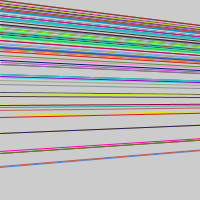
Frame 1 (no input)
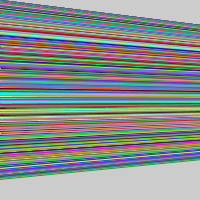
Frame 60 (the mouse pressed at the canvas centre just before this capture)
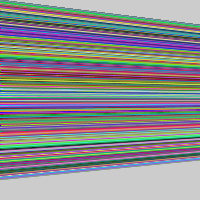
Frame 120 (the mouse held since frame 60 and released just before this capture)

The Processing sketch that drew these frames (run headless with seeded random() and noise(); from frame 60 on, the mouse is pressed at the canvas centre):

// Processing sketch: processing_13750
// ── processing_13750.pde

void setup(){
  size(200,200);
colorMode(RGB);
}
 
void draw(){
   
  for(int x=0; x<200; x=x+20)
  for(int y=0; y<200; y=y+20)
  {
  stroke(random(250),random(250),random(250));
 line(cos(x*30),random(y),800,100);
//rect(random(x),random(y),20,20);
 
  }
  
}
